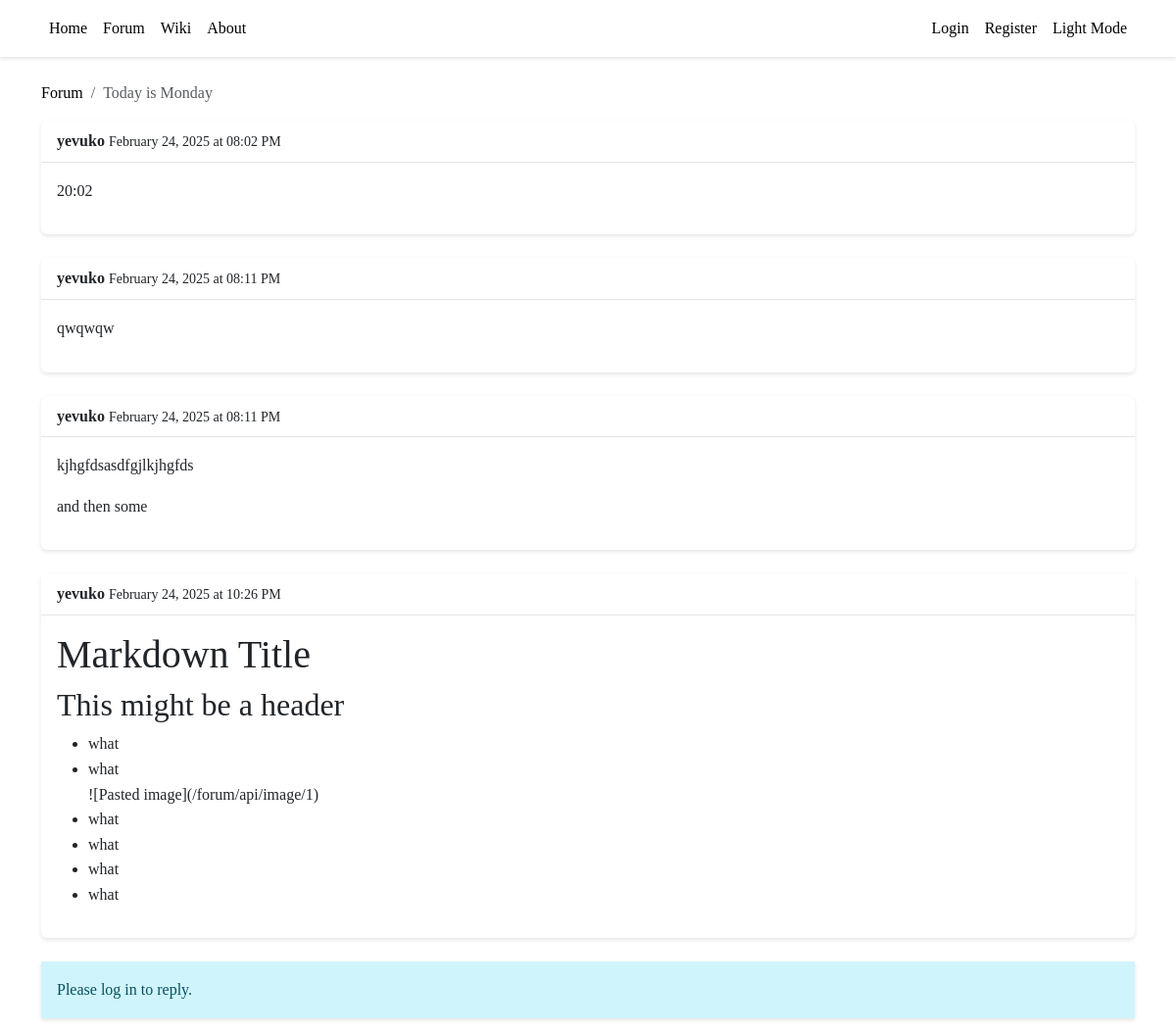
The app's page /forum/thread/1 with its own data.
### tables this page shows
CREATE TABLE threads (
        id INTEGER PRIMARY KEY AUTOINCREMENT,
        title TEXT NOT NULL CHECK(length(title) <= 132),
        created_by INTEGER NOT NULL,
        created_at TIMESTAMP DEFAULT CURRENT_TIMESTAMP,
        updated_at TIMESTAMP DEFAULT CURRENT_TIMESTAMP,
        last_seen_at TIMESTAMP DEFAULT CURRENT_TIMESTAMP,
        FOREIGN KEY (created_by) REFERENCES users(id)
    );

CREATE TABLE posts (
        id INTEGER PRIMARY KEY AUTOINCREMENT,
        thread_id INTEGER NOT NULL,
        created_by INTEGER NOT NULL,
        content TEXT NOT NULL,
        created_at TIMESTAMP DEFAULT CURRENT_TIMESTAMP,
        updated_at TIMESTAMP DEFAULT CURRENT_TIMESTAMP,
        last_seen_at TIMESTAMP DEFAULT CURRENT_TIMESTAMP,
        FOREIGN KEY (thread_id) REFERENCES threads(id) ON DELETE CASCADE,
        FOREIGN KEY (created_by) REFERENCES users(id)
    );

CREATE TABLE users (
        id INTEGER PRIMARY KEY AUTOINCREMENT,
        username TEXT UNIQUE NOT NULL,
        language TEXT NOT NULL,
        created_at TIMESTAMP DEFAULT CURRENT_TIMESTAMP,
        updated_at TIMESTAMP DEFAULT CURRENT_TIMESTAMP,
        last_seen_at TIMESTAMP DEFAULT CURRENT_TIMESTAMP,
        CHECK (language IN ('en', 'fr', 'es'))
    );

### backend/forum.py (the view)
@forum_blueprint.route("/thread/<int:thread_id>")
def view_thread(thread_id: int):
    user_id = session.get('user_id')
    if not check_thread_access(thread_id, user_id):
        abort(403)
    with get_db() as conn:
        cursor = conn.cursor()
        cursor.execute("""
            SELECT t.*, u.username
            FROM threads t
            JOIN users u ON t.created_by = u.id
            WHERE t.id = ?
        """, (thread_id,))
        thread = cursor.fetchone()
        cursor.execute("""
            SELECT
                p.*, u.username,
                (SELECT COUNT(*) FROM post_edits WHERE post_id = p.id) as edit_count
            FROM posts p
            JOIN users u ON p.created_by = u.id
            WHERE p.thread_id = ?
            ORDER BY p.created_at ASC
        """, (thread_id,))
        posts = cursor.fetchall()
        if user_id:
            cursor.execute("""
                UPDATE threads
                SET last_seen_at = CURRENT_TIMESTAMP
                WHERE id = ?
            """, (thread_id,))
    return render_template("forum/thread.html", thread=thread, posts=posts, Config=Config)

### backend/database.py (called while the page is built)
@contextmanager
def get_db() -> Generator[sqlite3.Connection, None, None]:
    conn = sqlite3.connect(Config.SQLITE_DB_PATH)
    conn.row_factory = sqlite3.Row
    try:
        yield conn
    finally:
        conn.commit()
        conn.close()

### backend/forum.py (called while the page is built)
def check_thread_access(thread_id: int, user_id: Optional[int]) -> bool:
    with get_db() as conn:
        cursor = conn.cursor()
        cursor.execute("""
            SELECT EXISTS (
                SELECT 1 FROM threads t
                LEFT JOIN thread_users tu ON t.id = tu.thread_id
                WHERE t.id = ? AND (
                    tu.thread_id IS NULL
                    OR tu.user_id = ?
                    OR t.created_by = ?
                )
            )
        """, (thread_id, user_id, user_id))
        return bool(cursor.fetchone()[0])

### backend/server.py (called while the page is built)
@app.template_filter('datetime')
def format_datetime(value):
    if isinstance(value, str):
        try:
            value = datetime.strptime(value, '%Y-%m-%d %H:%M:%S')
        except ValueError:
            return value
    return value.strftime('%B %d, %Y at %I:%M %p')

### frontend/templates/forum/thread.html (shortened to what this page needs)
{% extends "base.html" %}
{% block content %}
    <nav aria-label="breadcrumb">
        <ol class="breadcrumb">
            <li class="breadcrumb-item"><a href="{{ url_for('forum.view_threads') }}">Forum</a></li>
            <li class="breadcrumb-item active">{{ thread.title }}</li>
        </ol>
    </nav>
    <div class="post-list">
        {% for post in posts %}
            <div class="post-item card mb-4" data-post-id="{{ post.id }}">
                <div class="card-header d-flex justify-content-between align-items-center">
                    <div>
                        <strong>{{ post.username }}</strong>
                        <small class="text-muted">{{ post.created_at | datetime }}</small>
                    </div>
                </div>
                <div class="card-body content">
                    {{ post.content|safe }}
                </div>
            </div>
        {% endfor %}
    </div>
    {% if session.get('user') %}
        <form method="POST" action="{{ url_for('forum.new_post', thread_id=thread.id) }}" class="mt-4">
            <input type="hidden" name="csrf_token" value="{{ csrf_token() }}">
            <div class="form-group">
                <label for="content">Reply:</label>
                <textarea id="content" name="content" class="form-control" rows="5" required></textarea>
            </div>
            <button type="submit" class="btn btn-primary mt-2">Post Reply</button>
        </form>
    {% else %}
        <div class="alert alert-info">
            Please <a href="{{ url_for('auth.login') }}">log in</a> to reply.
        </div>
    {% endif %}
{% endblock %}

### frontend/static/styles.css (style rules this page uses)
body { font-family: var(--font-family-sans); line-height: 1.6; color: var(--standard-text); background-color: var(--page-bg); }
.card { border: none; background-color: var(--card-bg); box-shadow: 0 2px 4px rgba(0,0,0,0.1); }
.card-header { background-color: var(--element-bg); border-bottom: 1px solid rgba(0,0,0,0.1); color: var(--prominent-text); }
.card-body { background-color: var(--card-bg); }
.content { overflow-wrap: break-word; color: var(--standard-text); }
a { color: var(--highlight-text); text-decoration: none; }
.text-muted { color: var(--subtle-text) !important; }
.alert { border: none; border-radius: var(--border-radius); box-shadow: 0 2px 4px rgba(0,0,0,0.1); }

### records on screen
threads: title "Today is Monday"
posts: username "yevuko", created_at "February 24, 2025 at 08:02 PM", content "20:02"
posts: username "yevuko", created_at "February 24, 2025 at 08:11 PM", content "qwqwqw"
posts: username "yevuko", created_at "February 24, 2025 at 08:11 PM", content "kjhgfdsasdfgjlkjhgfds and then some"
posts: username "yevuko", created_at "February 24, 2025 at 10:26 PM", content "Markdown Title This might be a header what what ![Pasted image](/forum/api/image/1) what what what what"
